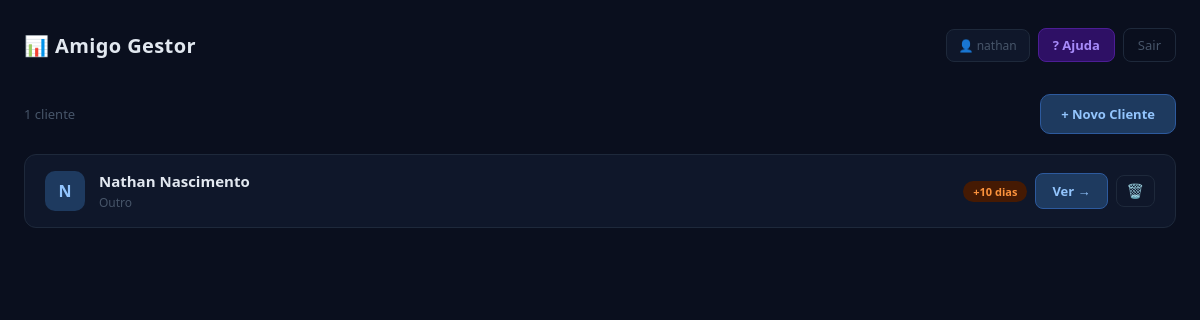
/ (signed in), run on the app's committed database.
### tables this page shows
CREATE TABLE clientes (id INTEGER PRIMARY KEY AUTOINCREMENT, nome VARCHAR(100), segmento VARCHAR(50), email VARCHAR(150));

### app.py (the view)
@app.route('/')
def index():
    if not logado(): return redirect('/login')
    conn=sqlite3.connect('banco.db'); cur=conn.cursor()
    cur.execute('SELECT * FROM clientes ORDER BY nome')
    clientes=cur.fetchall()
    alertas={}; hoje=datetime.now().date()
    for c in clientes:
        cid=c[0]; ultima=None
        for tbl in ['metricas_meta','metricas_google','metricas_reels']:
            cur.execute(f'SELECT data FROM {tbl} WHERE cliente_id=? ORDER BY data DESC LIMIT 1',(cid,))
            r=cur.fetchone()
            if r:
                try:
                    d=datetime.strptime(r[0],'%Y-%m-%d').date()
                    if ultima is None or d>ultima: ultima=d
                except Exception: pass
        alertas[cid]=('sem-dados' if ultima is None else ('atrasado' if (hoje-ultima).days>10 else 'ok'))
    conn.close()
    return render_template('index.html', clientes=clientes, alertas=alertas)

### app.py (called while the page is built)
def logado(): return session.get('logado')

### templates/index.html (shortened to what this page needs)
<!DOCTYPE html>
<html lang="pt-br">
<head>
</head>
<body>
    <div class="topo">
        <div class="brand">📊 Amigo Gestor</div>
        <div class="topo-acoes">
            {% if session.get('usuario_nome') %}
            <span class="user-badge">👤 {{ session['usuario_nome'] }}</span>
            {% endif %}
            <a class="btn-ajuda" href="/ajuda">? Ajuda</a>
            <a class="logout" href="/logout">Sair</a>
        </div>
    </div>
    <div class="toolbar">
        <span class="contagem">
            {% if clientes %}{{ clientes|length }} cliente{{ 's' if clientes|length != 1 }}{% endif %}
        </span>
        <a class="btn-novo" href="/novo-cliente">+ Novo Cliente</a>
    </div>
    {% if clientes %}
        {% for c in clientes %}
        <div class="card">
            <div class="cliente-info">
                <div class="avatar">{{ c[1][0]|upper }}</div>
                <div>
                    <div class="cliente-nome">{{ c[1] }}</div>
                    <div class="cliente-seg">{{ c[2] }}</div>
                </div>
            </div>
            <div class="acoes">
                {% if alertas and alertas.get(c[0]) == 'sem-dados' %}
                <span style="font-size:11px;background:#450a0a;color:#fca5a5;border-radius:20px;padding:3px 10px;font-weight:700;">Sem dados</span>
                {% elif alertas and alertas.get(c[0]) == 'atrasado' %}
                <span style="font-size:11px;background:#451a03;color:#fb923c;border-radius:20px;padding:3px 10px;font-weight:700;">+10 dias</span>
                {% endif %}
                <a class="btn-ver" href="/cliente/{{ c[0] }}">Ver →</a>
                <button class="btn-excluir" onclick="confirmarExclusao({{ c[0] }}, '{{ c[1] }}')">🗑️</button>
            </div>
        </div>
        {% endfor %}
    {% else %}
        <p class="vazio">Nenhum cliente cadastrado ainda.</p>
    {% endif %}
</body>
</html>

### templates/index.html (style rules this page uses)
* { box-sizing: border-box; }
body { overflow-x: hidden; font-family: 'Segoe UI', Arial, sans-serif; background: #0a0f1e; margin: 0; padding: 28px 24px; color: #e2e8f0; min-height: 100vh; }
.topo { display: flex; justify-content: space-between; align-items: center; margin-bottom: 32px; flex-wrap: wrap; gap: 10px; }
.brand { display: flex; align-items: center; gap: 10px; font-size: 20px; font-weight: 700; letter-spacing: 0.02em; }
.topo-acoes { display: flex; gap: 8px; align-items: center; flex-wrap: wrap; }
.logout { color: #475569; text-decoration: none; font-size: 13px; padding: 7px 14px; border: 1px solid #1e293b; border-radius: 8px; transition: all 0.15s; }
.btn-ajuda { display: inline-flex; align-items: center; gap: 6px; color: #a78bfa; text-decoration: none; font-size: 13px; font-weight: 600; padding: 7px 14px; border: 1px solid #4c1d95; border-radius: 8px; background: #2e1065; transition: all 0.15s; }
.user-badge { font-size: 12px; color: #475569; background: #0f172a; border: 1px solid #1e293b; border-radius: 8px; padding: 7px 12px; }
.toolbar { display: flex; justify-content: space-between; align-items: center; margin-bottom: 20px; flex-wrap: wrap; gap: 12px; }
.contagem { color: #475569; font-size: 13px; }
.btn-novo { display: inline-flex; align-items: center; gap: 6px; padding: 10px 20px; background: #1e3a5f; color: #93c5fd; border-radius: 10px; text-decoration: none; font-size: 13px; font-weight: 600; border: 1px solid #2d5a9e; transition: all 0.15s; }
.card { background: #0f172a; border: 1px solid #1e293b; border-radius: 12px; padding: 16px 20px; margin-bottom: 10px; display: flex; justify-content: space-between; align-items: center; gap: 12px; transition: border-color 0.15s, background 0.15s; }
.cliente-info { display: flex; align-items: center; gap: 14px; }
.avatar { width: 40px; height: 40px; border-radius: 10px; background: #1e3a5f; color: #93c5fd; display: flex; align-items: center; justify-content: center; font-size: 16px; font-weight: 700; flex-shrink: 0; }
.cliente-nome { font-size: 15px; font-weight: 600; color: #e2e8f0; }
.cliente-seg { font-size: 12px; color: #475569; margin-top: 3px; }
.acoes { display: flex; gap: 8px; align-items: center; flex-shrink: 0; }
.btn-ver { padding: 8px 16px; background: #1e3a5f; color: #93c5fd; border-radius: 8px; text-decoration: none; font-size: 13px; font-weight: 600; border: 1px solid #2d5a9e; transition: all 0.15s; }
.btn-excluir { padding: 8px 10px; background: transparent; color: #334155; border-radius: 8px; border: 1px solid #1e293b; font-size: 14px; cursor: pointer; transition: all 0.15s; line-height: 1; }

### data on the page
clientes: nome "N", nome "Nathan Nascimento", segmento "Outro", shows "+10 dias"

### other printed values
{{ session['usuario_nome'] }} "nathan"
{{ clientes|length }} "1"
